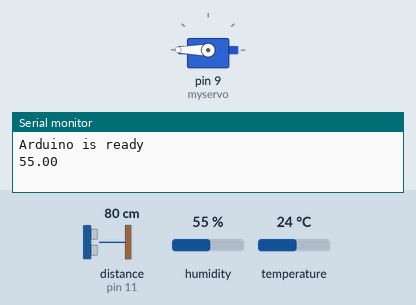
The sketch below on a simulated Arduino Uno, built with avr-gcc and run on an emulated ATmega328P. Parts: servo, the last lines printed to the serial monitor. Wiring (inferred from the names in the program): ultrasonic range finder: trigger pin 12; echo pin 11. Inputs (shaded band) come from the test bench; at power-on: humidity 55 %, distance to the obstacle (sensor on pin 11) 80 cm, temperature 24 °C. The echo pulse lasts 58.3 µs per cm.

Above: at 2.8 s.
2.9 s: humidity set to 21 %
6.3 s: humidity set to 18 %
At 10.4 s:
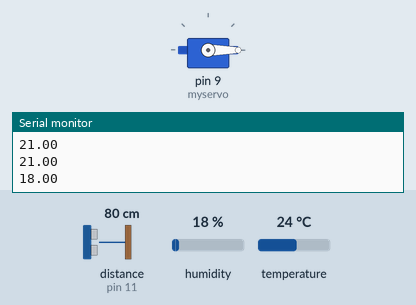
10.7 s: humidity set to 22 %
At 14.5 s:
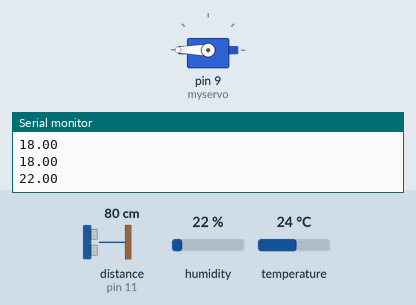
14.8 s: humidity set to 19 %
At 18.5 s:
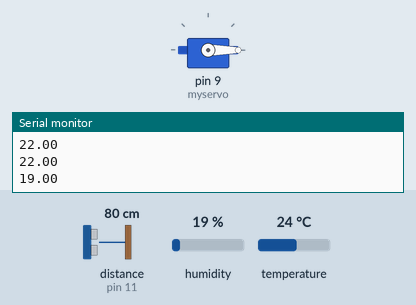
Timing chart, 0 to 19.9 s (numbered marks = the images above; inputs shaded):
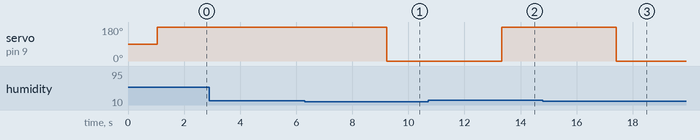

The sketch:

123180137_P.IOT_3.ino
```cpp
#include <SoftwareSerial.h>
#include <DHT.h>
#include <Servo.h>
#define DHTTYPE DHT11

Servo myservo;
int trig = 12;           // membuat varibel trig yang di set ke-pin 3
int echo = 11;           // membuat variabel echo yang di set ke-pin 2
long durasi, jarak;     // membuat variabel durasi dan jarak
SoftwareSerial BTserial(2, 3); // RX | TX
char c = ' ';
const int DHTpin = 4;
DHT dht(DHTpin, DHTTYPE);
int pos = 0;
float hum;  //Stores humidity value
float temp; //Stores temperature value

void setup(){
    pinMode(trig, OUTPUT);    // set pin trig menjadi OUTPUT
  pinMode(echo, INPUT);     // set pin echo menjadi INPUT
    Serial.begin(9600);
    Serial.println("Arduino is ready");
    dht.begin();
    BTserial.begin(9600);
    myservo.attach(9);

}

void loop(){
  digitalWrite(trig, LOW);
  delayMicroseconds(8);
  digitalWrite(trig, HIGH);
  delayMicroseconds(8);
  digitalWrite(trig, LOW);
  delayMicroseconds(8);

hum = dht.readHumidity();
    temp= dht.readTemperature();
    hum = dht.readHumidity();
  durasi = pulseIn(echo, HIGH); // menerima suara ultrasonic
  jarak = (durasi / 2) / 29.1;  // mengubah durasi menjadi jarak (cm)
  //Serial.println(jarak);        // menampilkan jarak pada Serial Monitor
  //BTserial.println(jarak);
  if(jarak <= 10){
    BTserial.println("tempat sampah penuh");

  }
   if (hum >= 20) {
      myservo.write(180);
    } else {
      myservo.write(0);
    }
    Serial.println(hum);
  delay(1000);
}
```

Measured:
- the behaviour switches between 20 and 19 % on humidity (found by bisection; images 0 and 1)
- after the input at 6.3 s, servo on pin 9 (myservo): 180° → 0° after 2.9 s
- after the input at 10.7 s, servo on pin 9 (myservo): 0° → 180° after 2.6 s
- after the input at 14.8 s, servo on pin 9 (myservo): 180° → 0° after 2.6 s
